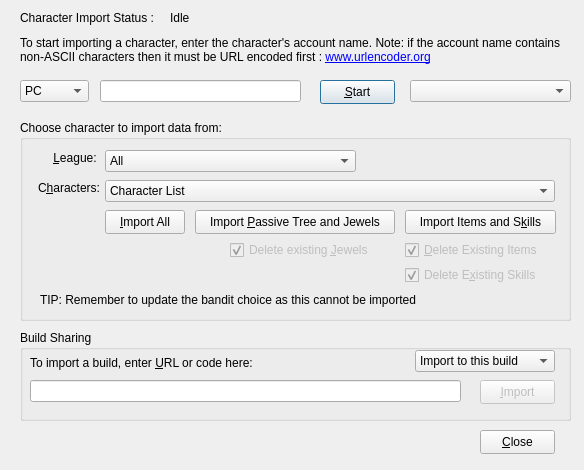
<?xml version="1.0" encoding="UTF-8"?>
<ui version="4.0">
 <class>Dialog</class>
 <widget class="QDialog" name="Dialog">
  <property name="geometry">
   <rect>
    <x>0</x>
    <y>0</y>
    <width>584</width>
    <height>470</height>
   </rect>
  </property>
  <property name="windowTitle">
   <string>Character Import</string>
  </property>
  <property name="windowIcon">
   <iconset resource="PoB.qrc">
    <normaloff>:/Art/Icons/paper-plane-return.png</normaloff>:/Art/Icons/paper-plane-return.png</iconset>
  </property>
  <widget class="QLabel" name="label_Import">
   <property name="geometry">
    <rect>
     <x>20</x>
     <y>10</y>
     <width>141</width>
     <height>16</height>
    </rect>
   </property>
   <property name="text">
    <string>Character Import Status :</string>
   </property>
  </widget>
  <widget class="QLabel" name="label_Status">
   <property name="geometry">
    <rect>
     <x>170</x>
     <y>10</y>
     <width>401</width>
     <height>16</height>
    </rect>
   </property>
   <property name="text">
    <string>Idle</string>
   </property>
  </widget>
  <widget class="QLabel" name="label_Info">
   <property name="geometry">
    <rect>
     <x>20</x>
     <y>30</y>
     <width>551</width>
     <height>40</height>
    </rect>
   </property>
   <property name="text">
    <string>To start importing a character, enter the character's account name. Note: if the account name contains non-ASCII characters then it must be URL encoded first : &lt;a href=&quot;https://www.urlencoder.org/&quot;&gt;www.urlencoder.org&lt;/a&gt;</string>
   </property>
   <property name="wordWrap">
    <bool>true</bool>
   </property>
   <property name="openExternalLinks">
    <bool>true</bool>
   </property>
   <property name="textInteractionFlags">
    <set>Qt::LinksAccessibleByKeyboard|Qt::LinksAccessibleByMouse</set>
   </property>
  </widget>
  <widget class="QComboBox" name="combo_Realm">
   <property name="geometry">
    <rect>
     <x>20</x>
     <y>80</y>
     <width>69</width>
     <height>22</height>
    </rect>
   </property>
   <item>
    <property name="text">
     <string notr="true">PC</string>
    </property>
   </item>
   <item>
    <property name="text">
     <string notr="true">Xbox</string>
    </property>
   </item>
   <item>
    <property name="text">
     <string notr="true">PS4</string>
    </property>
   </item>
   <item>
    <property name="text">
     <string notr="true">Garena</string>
    </property>
   </item>
   <item>
    <property name="text">
     <string notr="true">Tencent</string>
    </property>
   </item>
  </widget>
  <widget class="QComboBox" name="comboChar_History">
   <property name="geometry">
    <rect>
     <x>410</x>
     <y>80</y>
     <width>161</width>
     <height>22</height>
    </rect>
   </property>
  </widget>
  <widget class="QLineEdit" name="lineedit_Account">
   <property name="geometry">
    <rect>
     <x>100</x>
     <y>80</y>
     <width>201</width>
     <height>22</height>
    </rect>
   </property>
  </widget>
  <widget class="QPushButton" name="btn_StartImport">
   <property name="geometry">
    <rect>
     <x>320</x>
     <y>80</y>
     <width>75</width>
     <height>24</height>
    </rect>
   </property>
   <property name="text">
    <string>&amp;Start</string>
   </property>
  </widget>
  <widget class="QGroupBox" name="grpbox_CharImport">
   <property name="enabled">
    <bool>true</bool>
   </property>
   <property name="geometry">
    <rect>
     <x>20</x>
     <y>120</y>
     <width>551</width>
     <height>201</height>
    </rect>
   </property>
   <property name="title">
    <string>Choose character to import data from:</string>
   </property>
   <widget class="QLabel" name="label_League">
    <property name="geometry">
     <rect>
      <x>10</x>
      <y>30</y>
      <width>70</width>
      <height>16</height>
     </rect>
    </property>
    <property name="text">
     <string>&amp;League: </string>
    </property>
    <property name="alignment">
     <set>Qt::AlignRight|Qt::AlignTrailing|Qt::AlignVCenter</set>
    </property>
    <property name="buddy">
     <cstring>combo_League</cstring>
    </property>
   </widget>
   <widget class="QComboBox" name="combo_League">
    <property name="geometry">
     <rect>
      <x>85</x>
      <y>30</y>
      <width>251</width>
      <height>22</height>
     </rect>
    </property>
    <item>
     <property name="text">
      <string>All</string>
     </property>
    </item>
   </widget>
   <widget class="QComboBox" name="combo_CharList">
    <property name="geometry">
     <rect>
      <x>85</x>
      <y>60</y>
      <width>450</width>
      <height>22</height>
     </rect>
    </property>
    <item>
     <property name="text">
      <string>Character List</string>
     </property>
    </item>
   </widget>
   <widget class="QPushButton" name="btn_TreeJewels">
    <property name="geometry">
     <rect>
      <x>175</x>
      <y>90</y>
      <width>200</width>
      <height>24</height>
     </rect>
    </property>
    <property name="text">
     <string>Import &amp;Passive Tree and Jewels</string>
    </property>
   </widget>
   <widget class="QPushButton" name="btn_ItemsSkills">
    <property name="geometry">
     <rect>
      <x>385</x>
      <y>90</y>
      <width>151</width>
      <height>24</height>
     </rect>
    </property>
    <property name="text">
     <string>Import Items and S&amp;kills</string>
    </property>
   </widget>
   <widget class="QCheckBox" name="check_DeleteJewels">
    <property name="enabled">
     <bool>false</bool>
    </property>
    <property name="geometry">
     <rect>
      <x>210</x>
      <y>120</y>
      <width>151</width>
      <height>20</height>
     </rect>
    </property>
    <property name="text">
     <string>Delete existing &amp;Jewels</string>
    </property>
    <property name="checked">
     <bool>true</bool>
    </property>
   </widget>
   <widget class="QCheckBox" name="check_Items">
    <property name="enabled">
     <bool>false</bool>
    </property>
    <property name="geometry">
     <rect>
      <x>385</x>
      <y>120</y>
      <width>150</width>
      <height>20</height>
     </rect>
    </property>
    <property name="text">
     <string>&amp;Delete Existing Items</string>
    </property>
    <property name="checked">
     <bool>true</bool>
    </property>
   </widget>
   <widget class="QCheckBox" name="check_DeleteSkills">
    <property name="enabled">
     <bool>false</bool>
    </property>
    <property name="geometry">
     <rect>
      <x>385</x>
      <y>145</y>
      <width>150</width>
      <height>20</height>
     </rect>
    </property>
    <property name="text">
     <string>Delete E&amp;xisting Skills</string>
    </property>
    <property name="checked">
     <bool>true</bool>
    </property>
   </widget>
   <widget class="QLabel" name="label_Info_2">
    <property name="geometry">
     <rect>
      <x>20</x>
      <y>170</y>
      <width>500</width>
      <height>20</height>
     </rect>
    </property>
    <property name="text">
     <string>TIP: Remember to update the bandit choice as this cannot be imported</string>
    </property>
    <property name="wordWrap">
     <bool>true</bool>
    </property>
   </widget>
   <widget class="QPushButton" name="btn_ImportAll">
    <property name="geometry">
     <rect>
      <x>85</x>
      <y>90</y>
      <width>80</width>
      <height>24</height>
     </rect>
    </property>
    <property name="text">
     <string>&amp;Import All</string>
    </property>
   </widget>
   <widget class="QLabel" name="label_Characters">
    <property name="geometry">
     <rect>
      <x>10</x>
      <y>60</y>
      <width>70</width>
      <height>16</height>
     </rect>
    </property>
    <property name="text">
     <string>C&amp;haracters:</string>
    </property>
    <property name="alignment">
     <set>Qt::AlignRight|Qt::AlignTrailing|Qt::AlignVCenter</set>
    </property>
    <property name="buddy">
     <cstring>combo_CharList</cstring>
    </property>
   </widget>
  </widget>
  <widget class="QGroupBox" name="grpbox_BuildSharing">
   <property name="geometry">
    <rect>
     <x>20</x>
     <y>330</y>
     <width>551</width>
     <height>91</height>
    </rect>
   </property>
   <property name="title">
    <string>Build Sharing</string>
   </property>
   <widget class="QLabel" name="label_BuildShare">
    <property name="geometry">
     <rect>
      <x>10</x>
      <y>25</y>
      <width>241</width>
      <height>16</height>
     </rect>
    </property>
    <property name="text">
     <string>To import a build, enter &amp;URL or code here:</string>
    </property>
    <property name="buddy">
     <cstring>lineedit_BuildShare</cstring>
    </property>
   </widget>
   <widget class="QLineEdit" name="lineedit_BuildShare">
    <property name="geometry">
     <rect>
      <x>10</x>
      <y>50</y>
      <width>431</width>
      <height>22</height>
     </rect>
    </property>
    <property name="text">
     <string/>
    </property>
   </widget>
   <widget class="QComboBox" name="combo_Import">
    <property name="geometry">
     <rect>
      <x>395</x>
      <y>20</y>
      <width>140</width>
      <height>22</height>
     </rect>
    </property>
    <item>
     <property name="text">
      <string>Import to this build</string>
     </property>
    </item>
    <item>
     <property name="text">
      <string>Import to a new build</string>
     </property>
    </item>
   </widget>
   <widget class="QPushButton" name="btn_ImportBuildSharing">
    <property name="enabled">
     <bool>false</bool>
    </property>
    <property name="geometry">
     <rect>
      <x>460</x>
      <y>50</y>
      <width>75</width>
      <height>24</height>
     </rect>
    </property>
    <property name="text">
     <string>&amp;Import</string>
    </property>
   </widget>
  </widget>
  <widget class="QPushButton" name="btn_Close">
   <property name="geometry">
    <rect>
     <x>480</x>
     <y>430</y>
     <width>75</width>
     <height>24</height>
    </rect>
   </property>
   <property name="text">
    <string>&amp;Close</string>
   </property>
  </widget>
 </widget>
 <tabstops>
  <tabstop>combo_Realm</tabstop>
  <tabstop>lineedit_Account</tabstop>
  <tabstop>btn_StartImport</tabstop>
  <tabstop>comboChar_History</tabstop>
  <tabstop>combo_League</tabstop>
  <tabstop>combo_CharList</tabstop>
  <tabstop>btn_ImportAll</tabstop>
  <tabstop>btn_TreeJewels</tabstop>
  <tabstop>btn_ItemsSkills</tabstop>
  <tabstop>check_DeleteJewels</tabstop>
  <tabstop>check_DeleteSkills</tabstop>
  <tabstop>check_Items</tabstop>
  <tabstop>lineedit_BuildShare</tabstop>
  <tabstop>combo_Import</tabstop>
  <tabstop>btn_ImportBuildSharing</tabstop>
  <tabstop>btn_Close</tabstop>
 </tabstops>
 <resources>
  <include location="PoB.qrc"/>
 </resources>
 <connections/>
</ui>
